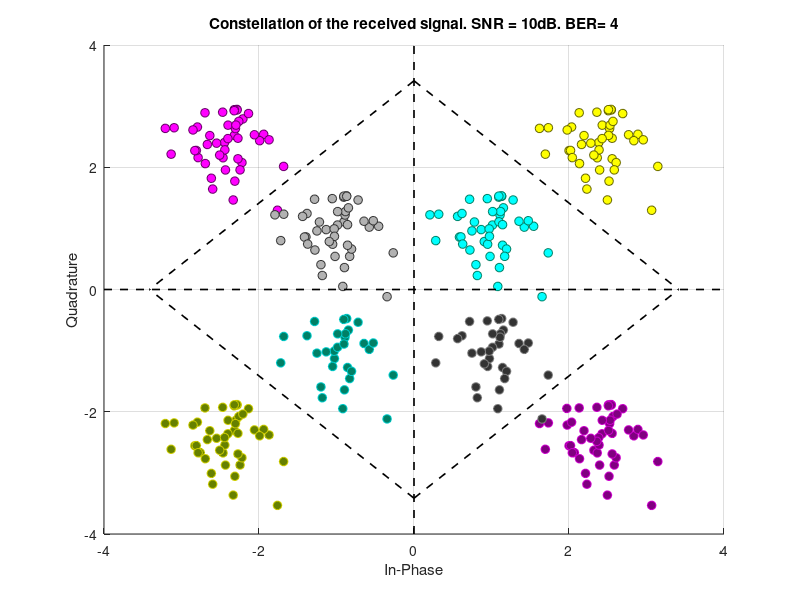

MATLAB code to generate this figure:
% بسم الله الرحمن الرحيم  

% Course Project
%%
clear all;
close all;
clc;

M = 8; % number of signals
k = 3; % number of bits per symbol

% Generate random binary sequence with equal 1s and 0s   'Part b'
Num_of_bits = 1002;
Num_of_Symbols = Num_of_bits/k;

%%
lin_width = 1.2;
LableFontsize = 13;
TitleFontsize = 14;
position = 19;
FigureWidth = 600;
Proportion = 1;
res = 600;

%%
% Mapping the generated bits to construct the given constellation 'Part c'
d1 = 2;                    % the value of d1 is not final yet
d2 = d1*(sqrt(2)+1);       % d2 depends on d1 

s1 = [d2/2, d2/2];  % 100
s4 = [-d2/2, -d2/2];  % 001
s2 = [-d2/2, d2/2];  % 000
s3 = [d2/2, -d2/2];  % 101
s5 = [d1/2, d1/2];  % 110
s6 = [-d1/2, -d1/2];  % 010
s7 = [-d1/2, d1/2];  % 011
s8 = [d1/2, -d1/2];  % 111

%% Loop over the different SNR
finalSNR = 10;
for EbN0dB = 8:2:finalSNR         % 'Part a' 

    EbN0 = 10^(EbN0dB/10);
    EsN0 = 3*EbN0;
%     Bit_error = 0;
    sig_o = [];             % Original signal

    %%% Received symbols
    Si_1 = [];  Si_2 = [];  Si_3 = [];  Si_4 = [];
    Si_5 = [];  Si_6 = [];  Si_7 = [];  Si_8 = [];
    %%% Counter for indesis
    counter_1 = []; counter_2 = []; counter_3 = []; counter_4 = [];
    counter_5 = []; counter_6 = []; counter_7 = []; counter_8 = [];
    %%%

    Rec = [];
    K = rand(1,Num_of_bits);
    Bit_o = round(K);

    % take every k bits as one symbol (k=3)
    for i = 1:1:Num_of_Symbols
    %%
        symbol = [Bit_o(1+3*(i-1)), Bit_o(2+3*(i-1)), Bit_o(3+3*(i-1))];

        % Gray coding
        if (symbol == [0,0,0])  % 000
            sig_o = [sig_o;s2];
            Si_2 = [Si_2;s2];
            counter_2 = [counter_2;i];

        elseif symbol == [0,0,1]% 001
            sig_o = [sig_o;s3];
            Si_3 = [Si_3;s3];
            counter_3 = [counter_3;i];

        elseif symbol == [0,1,0]% 010
            sig_o = [sig_o;s6];
            Si_6 = [Si_6;s6];
            counter_6 = [counter_6;i];

        elseif symbol == [0,1,1]% 011
            sig_o = [sig_o;s7];
            Si_7 = [Si_7;s7];
            counter_7 = [counter_7;i];

        elseif symbol == [1,0,0]% 100
            sig_o = [sig_o;s1];
            Si_1 = [Si_1;s1];
            counter_1 = [counter_1;i];

        elseif symbol == [1,0,1]% 101
            sig_o = [sig_o;s4];
            Si_4 = [Si_4;s4];
            counter_4 = [counter_4;i];

        elseif symbol == [1,1,0]% 110
            sig_o = [sig_o;s5];
            Si_5 = [Si_5;s5];
            counter_5 = [counter_5;i];

        elseif symbol == [1,1,1]% 111
            sig_o = [sig_o;s8];
            Si_8 = [Si_8;s8];
            counter_8 = [counter_8;i];

        end
    end

    % Calculating the energy per symbol & Calculate the noise variance 

    %Avg energy per symbol
    Es = sum( sum(sig_o.*sig_o,2) )/Num_of_Symbols; 

    % as EsN0 increase N0 decrease
    N0 = Es/EsN0;    
    Noise = sqrt(N0/2).*randn(size(sig_o));
    
    Rec = sig_o + Noise;
    % The received symbols
    Si_1 =Si_1+ Noise(randperm(size(Si_1,1)),:);  % adding noise to each class of symbols
    Si_2 =Si_2+ Noise(randperm(size(Si_2,1)),:);
    Si_3 =Si_3+ Noise(randperm(size(Si_3,1)),:);
    Si_4 =Si_4+ Noise(randperm(size(Si_4,1)),:);
    Si_5 =Si_5+ Noise(randperm(size(Si_5,1)),:);
    Si_6 =Si_6+ Noise(randperm(size(Si_6,1)),:);
    Si_7 =Si_7+ Noise(randperm(size(Si_7,1)),:);
    Si_8 =Si_8+ Noise(randperm(size(Si_8,1)),:);
    
    %%

    sig_d = []; % Decoded signal 
    Bit_r = []; % Received bits

    % Applying MDs
    q=1;
    for i=1:Num_of_Symbols
    %%
        e1 = sum( (Rec(i,:) - s1).*(Rec(i,:) - s1) ); % ||Rec(i) - s1||^2
        e2 = sum( (Rec(i,:) - s2).*(Rec(i,:) - s2) ); % taking the
        e3 = sum( (Rec(i,:) - s3).*(Rec(i,:) - s3) ); % difference then 
        e4 = sum( (Rec(i,:) - s4).*(Rec(i,:) - s4) ); % finding the energy
        e5 = sum( (Rec(i,:) - s5).*(Rec(i,:) - s5) ); % of the error signal
        e6 = sum( (Rec(i,:) - s6).*(Rec(i,:) - s6) );
        e7 = sum( (Rec(i,:) - s7).*(Rec(i,:) - s7) );
        e8 = sum( (Rec(i,:) - s8).*(Rec(i,:) - s8) ); 

        DE = [e1, e2, e3, e4, e5, e6, e7, e8];
        [~,I] = min(DE);

        if (I == 1) % 100
            temp2 = s1;
            Bit1 = [1,0,0];

        elseif (I == 2) % 000
            temp2 = s2;
            Bit1 = [0,0,0];

        elseif (I == 3) % 001
            temp2 = s3;
            Bit1 = [0,0,1];

        elseif (I == 4) % 101
            temp2 = s4;
            Bit1 = [1,0,1];

        elseif (I == 5) % 110
            temp2 = s5;
            Bit1 = [1,1,0];

        elseif (I == 6) % 010
            temp2 = s6;
            Bit1 = [0,1,0];

        elseif (I == 7) % 011
            temp2 = s7;
            Bit1 = [0,1,1];

        elseif (I == 8) % 111
            temp2 = s8;
            Bit1 = [1,1,1];

        end

        sig_d = [sig_d;temp2]; % accumulating the decoded signals
        Bit_r = [Bit_r,Bit1]; % accumulating the Bits
        q=q+3;
    end
    Bit_error = sum(xor(Bit_r,Bit_o));
    Symbol_error = nnz(sig_d - sig_o);

    figure(1)
    sz = 40;
    scatter(Si_1(:,1),Si_1(:,2),sz,'MarkerEdgeColor',[.4 .4 0],...
                  'MarkerFaceColor',[1 1 0]); grid on;hold on;
    scatter(Si_2(:,1),Si_2(:,2),sz,'MarkerEdgeColor',[.4 0 .4],...
                  'MarkerFaceColor',[1 0 1]); grid on;hold on;
    scatter(Si_3(:,1),Si_3(:,2),sz,'MarkerEdgeColor',[.8 0 .8],...
                  'MarkerFaceColor',[.5 0 .5]); grid on;hold on;
    scatter(Si_4(:,1),Si_4(:,2),sz,'MarkerEdgeColor',[.8 .8 0],...
                  'MarkerFaceColor',[.4 .5 0]); grid on;hold on;
    scatter(Si_5(:,1),Si_5(:,2),sz,'MarkerEdgeColor',[0 .5 .4],...
                  'MarkerFaceColor',[0 1 1]); grid on;hold on;
    scatter(Si_6(:,1),Si_6(:,2),sz,'MarkerEdgeColor',[0 .8 .8],...
                  'MarkerFaceColor',[0 .5 .4]); grid on;hold on;
    scatter(Si_7(:,1),Si_7(:,2),sz,'MarkerEdgeColor',[.2 .2 .2],...
                  'MarkerFaceColor',[.7 .7 .7]); grid on;hold on;          
    scatter(Si_8(:,1),Si_8(:,2),sz,'MarkerEdgeColor',[.5 .5 .5],...
                  'MarkerFaceColor',[.2 .2 .2]); grid on;hold on;
    
    % Drawing the decision regions      
    plot([0,3.4142],[3.4142,0],'--k','LineWidth',lin_width)
    plot([0,-3.4142],[3.4142,0],'--k','LineWidth',lin_width)
    plot([0,3.4142],[-3.4142,0],'--k','LineWidth',lin_width)
    plot([0,-3.4142],[-3.4142,0],'--k','LineWidth',lin_width)
    
    plot([0,0],[-4,4],'--k','LineWidth',lin_width)
    plot([-4,4],[0,0],'--k','LineWidth',lin_width)
    hold off

    set(gcf,'Position',[700,50,FigureWidth,FigureWidth*Proportion]) 
    xlabel('In-Phase')
    ylabel('Quadrature')
    xlim([-4,4])
    ylim([-4,4])
    title(['Constellation of the received signal. SNR = ',num2str(EbN0dB),'dB. BER= ',num2str(Bit_error)])
%     drawnow
    pause(5)
    if(EbN0dB ~= finalSNR)
    delete(figure(1))
    end

end